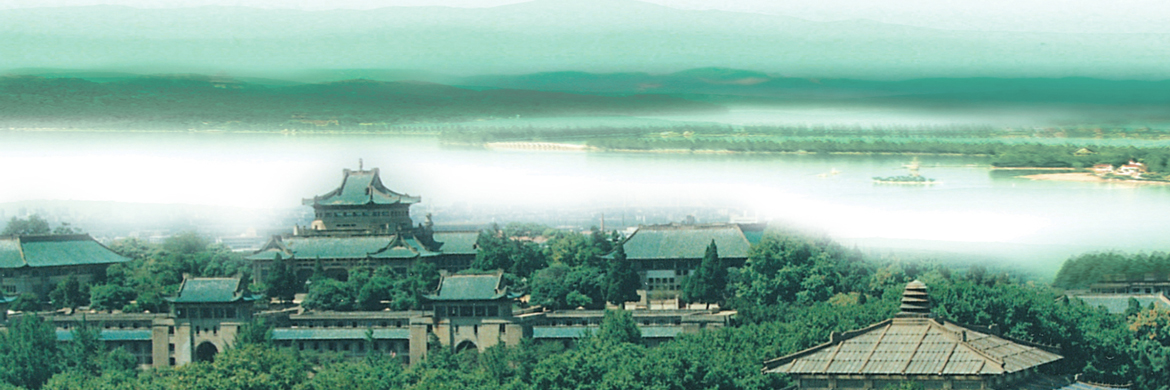
#> input picture lab1/4_dct/data/cover.png, 1170 x 390 px
$ python exp_4_2.py
#> lines starting #> are read from the running program, lines starting #| are printed output that depends on the picture
"""4.2：8×8 分块 DCT/IDCT，并观察系数的数值分布。"""
from pathlib import Path

import matplotlib
matplotlib.use("Agg")
import matplotlib.pyplot as plt
import numpy as np
from PIL import Image
from scipy.fft import dctn, idctn

BASE = Path(__file__).resolve().parent
COVER = BASE / "data/cover.png"
OUTPUT = BASE / "output/4_2"

image = np.array(Image.open(COVER).convert("L"))
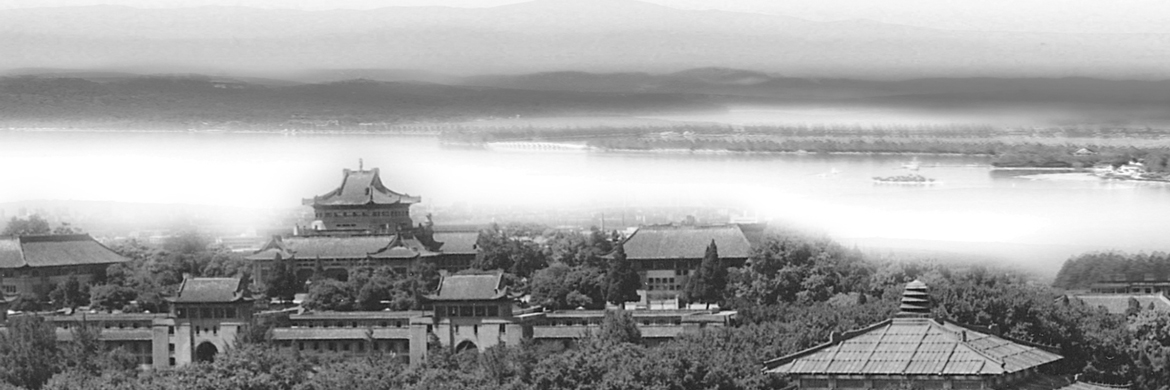
#> image: shape (390, 1170); min 9, max 255, mean 163.1
h, w = image.shape[0] // 8 * 8, image.shape[1] // 8 * 8
#> h = 384; w = 1168
if h == 0 or w == 0:
    raise ValueError("载体至少需要8×8像素。")
blocks = image[:h, :w].astype(float).reshape(h // 8, 8, w // 8, 8).transpose(0, 2, 1, 3)
coefficients = dctn(blocks - 128, axes=(-2, -1), norm="ortho")
reconstructed_blocks = idctn(coefficients, axes=(-2, -1), norm="ortho") + 128
reconstructed = image.copy()
reconstructed[:h, :w] = np.clip(np.rint(reconstructed_blocks.transpose(0, 2, 1, 3).reshape(h, w)), 0, 255).astype(np.uint8)
mosaic = np.log1p(np.abs(coefficients)).transpose(0, 2, 1, 3).reshape(h, w)
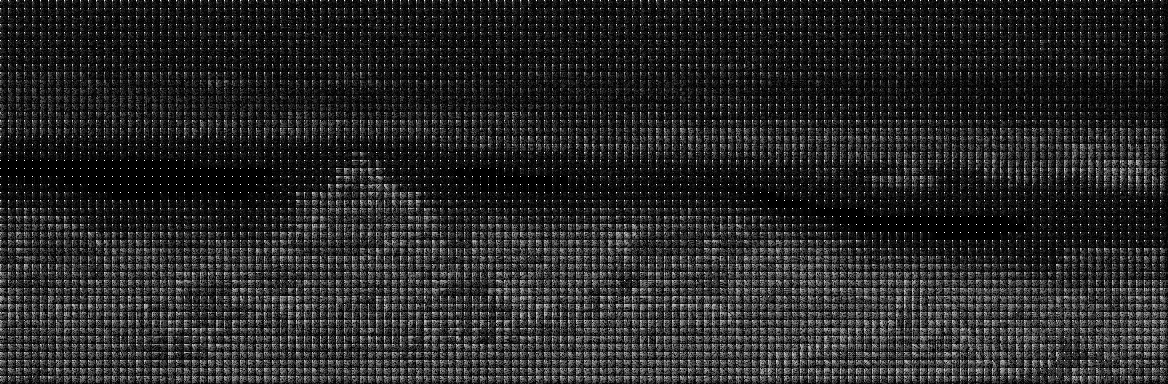
#> mosaic: shape (384, 1168) float64; min 0, max 6.92, mean 1.07; drawn with min black and max white
mean_abs = np.abs(coefficients).mean(axis=(0, 1))

OUTPUT.mkdir(parents=True, exist_ok=True)
Image.fromarray(reconstructed).save(OUTPUT / "reconstructed.png")
np.savetxt(OUTPUT / "mean_abs_coefficients.csv", mean_abs, delimiter=",", fmt="%.4f")
fig, axes = plt.subplots(2, 2, figsize=(12, 7))
axes[0, 0].imshow(image, cmap="gray", vmin=0, vmax=255)
axes[0, 0].set_title("Original")
axes[0, 1].imshow(mosaic, cmap="magma")
axes[0, 1].set_title("8x8 block DCT: log(1+|C|)")
axes[1, 0].imshow(reconstructed, cmap="gray", vmin=0, vmax=255)
axes[1, 0].set_title("Block IDCT reconstruction")
plot = axes[1, 1].imshow(np.log1p(mean_abs), cmap="magma")
axes[1, 1].set(title="Mean |C(u,v)|: log scale", xlabel="v", ylabel="u")
fig.colorbar(plot, ax=axes[1, 1], fraction=.04)
for ax in [axes[0, 0], axes[0, 1], axes[1, 0]]:
    ax.axis("off")
fig.tight_layout()
fig.savefig(OUTPUT / "block_dct.png", dpi=150)
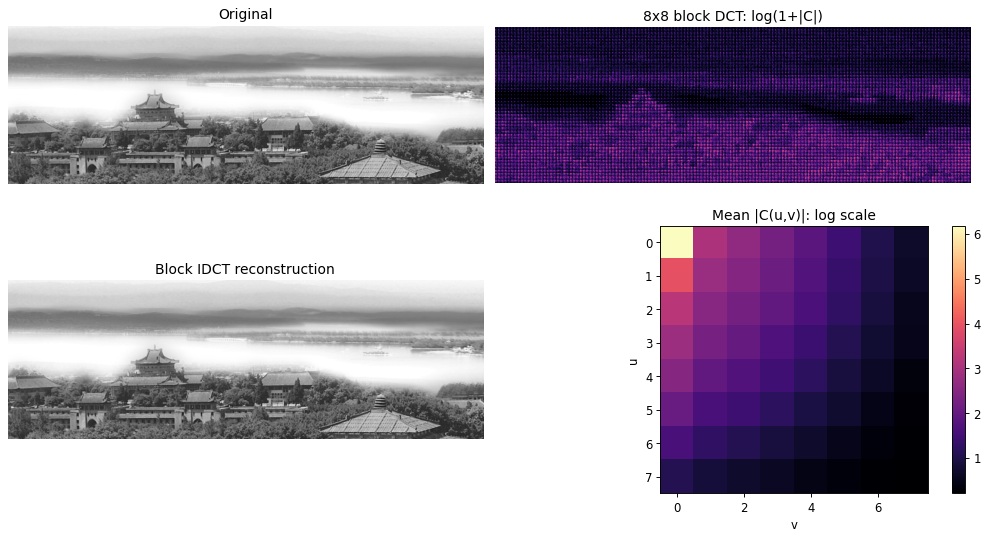
#> figure drawn by matplotlib, 5 panels
plt.close(fig)
print("分布特点：能量通常集中于左上角低频区域，高频系数大多较小。")
print(f"4.2 结果：{OUTPUT}")
